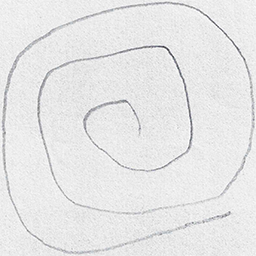
#> input picture spiral-classifier/datasets/Spiral_DataSet1_relabelled/healthy/V06HE01.png, 256 x 256 px; its folder holds 2 pictures in this run
$ jupyter execute --allow-errors spiral_image_classifier_rev2.ipynb
#> lines starting #> are read from the running program, lines starting #| are printed output that depends on the picture; after the words box and inside, x2 and y2 are one past the last pixel; in counts of white or black regions, pixels touching at a corner belong together
------------------------------------------------------------
# <center>**Arimedean Spiral Image Classification using keras and sklearn**</center>
------------------------------------------------------------

[cell 1]
## -------------------------------------------------
#                  Import Libraries
## -------------------------------------------------
import pandas as pd
import numpy as np
import matplotlib.pyplot as plt
import seaborn as sns # statistical data visualization, used to plot total count for each label
import warnings
import os # used to iterate through all the images in the specified directory
import cv2

# libraries used for loading images and visualization
warnings.filterwarnings('ignore')

# libraries to split the data into training and testing data and generate augmented data
from sklearn.model_selection import train_test_split
from keras.preprocessing.image import ImageDataGenerator
from sklearn import utils

# image conversion and processing library
import PIL
from PIL import Image

# libraries to build the model
from keras import Sequential
from keras.layers import Conv2D, MaxPool2D, Flatten, Dense, Dropout
from sklearn.metrics import classification_report, confusion_matrix

# import tensorflow
import tensorflow as tf

# heatmap analysis libraries
from tensorflow.keras.preprocessing import image
from tensorflow.keras.applications.inception_v3 import preprocess_input
import tensorflow.keras.backend as K
from tensorflow.keras.applications import imagenet_utils
from tensorflow.keras.models import Model

## Create dataframe of image paths and associated labels

[cell 2]
## --------------------------------------------------------
#         Create a Dataframe of Images and Labels
## --------------------------------------------------------
# import all images and associated labels (healthy vs parkinsons)
dataset_folder = 'datasets/Spiral_DataSet1_relabelled' # name of folder containing images

img_path = [] # store image paths for all images (original image size: 256x256)
label = []    # healthy (0) vs parkinsons (1)

# iterate through all images and create a binary array corresponding to the image labels
for labeled_folder in os.listdir(dataset_folder):
    for img in os.listdir(dataset_folder + "/" + labeled_folder):
        if labeled_folder == 'healthy':
            label.append(0)
        else:
            label.append(1)
        img_path.append(os.path.join(dataset_folder, labeled_folder, img))

# total number of images and labels should match
print("total number of labels: ", len(label))
print("total number of images: ", len(img_path))

# create the dataframe
df = pd.DataFrame()
df['images'] = img_path
df['label']  = label

df = df.sample(frac=1).reset_index(drop=True) # randomize images
df = utils.shuffle(df)

# show the total count for each of the labels
sns.countplot(df['label'])
plt.show()
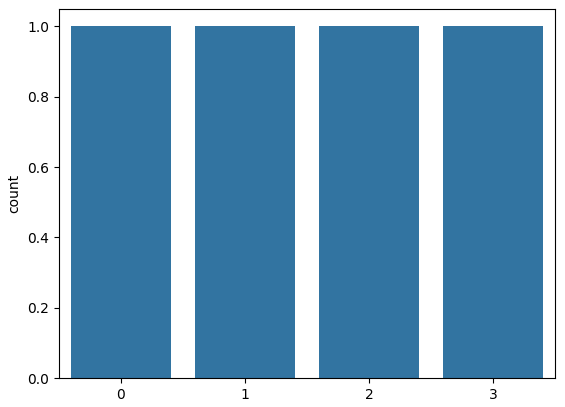
#> figure drawn by matplotlib, 1 panel

df.head()

## Split into training, validation, and test data

[cell 3]
## -----------------------------------------------------------
#     Split into training, validation, and testing data
## -----------------------------------------------------------
# randomly split data in train and validation subsets (70-30 split)
# stratify attempts to keep the labels 50-50 in the validation data (i.e. 7 total 0's and 8 total 1's)
train_feature, val_feature, train_label, val_label = train_test_split(df['images'], df['label'], test_size=0.30, stratify=df['label'])

# shuffle data
train_feature, train_label = utils.shuffle(train_feature, train_label)
val_feature, val_label = utils.shuffle(val_feature, val_label)

## (OPTIONAL) split validation data into validation and testing data
val_feature, test_feature, val_label, test_label = train_test_split(val_feature, val_label, test_size=0.5, shuffle=False)

# sort the test array so that all healthy images are first and PD images are last
# this is useful for later when plotting
testDF = pd.DataFrame()
testDF['img'] = test_feature
testDF['lbl'] = test_label
testDF = testDF.sort_values('lbl')

test_feature = testDF['img']
test_label   = testDF['lbl']

print("total validation samples: ", len(val_label))
print("total testing samples: ", len(test_label))
print('total training samples: ', len(train_label))

## Perform data augmentation to artificially create more data

[cell 4]
## ------------------------------------------
#       Convert images to raw pixels
## ------------------------------------------
# for each of the data sets (train, val, and test), convert from rgb to grayscale
# then convert to an array of pixels [0-255] --> this returns an array of size (256,256,1)
# resize to (128x128) for faster image processing and a more efficient model, data doesn't get lost in this resize
# need to account for the batch dimension (used in tensorflow), so expand dim to shape (1,128,128,1)
def img2array(dataset):
    storage_array = []
    for img_path in dataset:
        openImg = PIL.Image.open(img_path)
#> openImg is the input picture: PIL image 256x256 RGB; mean R, G, B 230.7, 230.7, 230.9
        image = openImg.convert("L") # covert to grayscale (L), color use (P)
        imgArray = np.array(image)
        imgArray = cv2.resize(imgArray, (128,128))
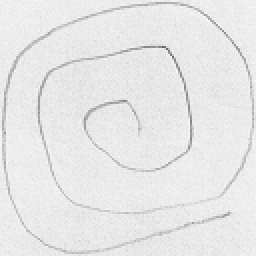
#> imgArray: shape (128, 128) (shown 2 times larger); min 102, max 248, mean 230.9
        imgArray = np.expand_dims(imgArray, axis=2) # if keeping rgb, use axis=0

        # store in array
        storage_array.append(imgArray)

    return storage_array

train_array = img2array(train_feature)
#> train_array = 2 items
val_array   = img2array(val_feature)
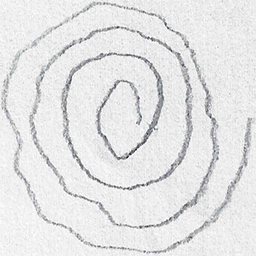
#> input picture spiral-classifier/datasets/Spiral_DataSet1_relabelled/parkinsons/V02PE02.png, 256 x 256 px
#> in img2array, openImg is the input picture: PIL image 256x256 RGB; mean R, G, B 228, 228, 228.4
#> in img2array (call 2), `imgArray = cv2.resize(imgArray, (128,128))`:
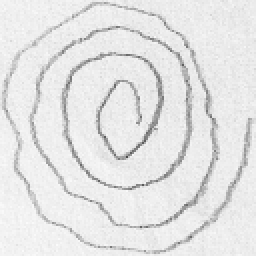
#> imgArray: shape (128, 128) (shown 2 times larger); min 72, max 250, mean 228.2
#> val_array = 1 item
test_array  = img2array(test_feature)
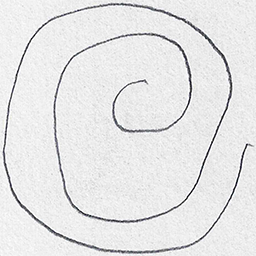
#> input picture spiral-classifier/datasets/Spiral_DataSet1_relabelled/healthy/V01HE01.png, 256 x 256 px
#> in img2array, openImg is the input picture: PIL image 256x256 RGB; mean R, G, B 229.7, 229.7, 230.1
#> in img2array (call 3), `imgArray = cv2.resize(imgArray, (128,128))`:
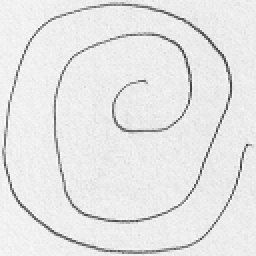
#> imgArray: shape (128, 128) (shown 2 times larger); min 52, max 252, mean 229.9
#> test_array = 1 item

print('Train shape: ', np.shape(train_array[0]))
#| Train shape:  (128, 128, 1)
print('Validation shape: ', np.shape(val_array[0]))
#| Validation shape:  (128, 128, 1)
print('Test shape: ', np.shape(test_array[0]))
#| Test shape:  (128, 128, 1)

#> (a cell that did not finish here is left out)

[cell 6]
# show a few example images
# [13 lines left out: function plotAugImgs, not called in this run]

#> (the rest of this cell did not finish here and is left out)

[cell 7]
# Plot the total number of each label for each dataset
fig, ax = plt.subplots(1,3)
fig.set_size_inches(18,4)
#> (the rest of this cell did not finish here and is left out)

#> (a cell that did not finish here is left out)

## Build a model

#> (a cell that did not finish here is left out)

#> (a cell that did not finish here is left out)

#> (a cell that did not finish here is left out)

## Analysis of results and testing

#> (a cell that did not finish here is left out)

--------------------------------
## <center>**Load saved models to test**</center>

#> (a cell that did not finish here is left out)

[cell 14]
## Define a function to plot the original test images (no augmentation applied) and associated labels
def plotImages(images_arr, label, rows, cols):
#> called with label = array of shape (1,), rows = 3, cols = 5
    count = 0
    fig, axes = plt.subplots(rows, cols, figsize=(20,8))
    axes = axes.flatten()
    for img, ax in zip(images_arr, axes):
        ax.imshow(np.squeeze(img), cmap="gray") # plot image

        # use the model to predict the label
        predImg = testModel.predict(np.expand_dims(test_array[count], axis=0)) # use for grayscale
        # predImg = testModel.predict(test_array[count])                       # use for RGB
        predLabel = np.argmax(predImg[0])

        if label[count] != predLabel:
            ax.set_title('Label: ' + str(label[count]) + ' | Pred: ' + str(predLabel), color='red')
        else:
            ax.set_title('Label: ' + str(label[count]) + ' | Pred: ' + str(predLabel), color = 'blue')

        count = count + 1
#> this loop made 1 pass
#> after the loop, count = 0
#> `test_label_array = np.array(test_label)`: test_label_array = [0]

    plt.tight_layout()
    plt.show()

[cell 15]
# Plot test_array images
check_val_images = []
test_label_array = np.array(test_label)
if len(test_label_array) == 16:
    rows = 2
    cols = 8
else:
    rows = 3
    cols = 5

#> (the rest of this cell did not finish here and is left out)

## Heatmap Grad-CAM

[cell 16]
## plot the heatmap images
def plotHeatmapImages(images_arr, label, rows, cols):
#> called with label = array of shape (1,), rows = 3, cols = 5
    count = 0
    fig, axes = plt.subplots(rows, cols, figsize=(20,8))
    axes = axes.flatten()
    for img, ax in zip(images_arr, axes):
        #newImg=tf.image.rgb_to_hsv(img)

        ## ----------------------------------------------------------------------------------------------
        ##                                      OBTIAN HEATMAP IMAGE
        ## ----------------------------------------------------------------------------------------------
        testImg = np.expand_dims(test_array[count], axis=0) # use for grayscale
        # testImg = test_array[count] # use for RGB
        if np.size(testImg) != (128**2):
            testImg = np.reshape( np.zeros(128**2), (128,128,1)).astype(np.uint8)
            testImg = np.expand_dims(testImg, axis=0)
        testImg_pp = preprocess_input(testImg)

        with tf.GradientTape() as tape:
            last_conv_layer = testModel.get_layer('conv2')
            iterate = tf.keras.models.Model([testModel.inputs], [testModel.output, last_conv_layer.output])
            model_out, last_conv_layer = iterate(testImg_pp)
            class_out = model_out[:, np.argmax(model_out[0])]
            grads = tape.gradient(class_out, last_conv_layer)
            pooled_grads = K.mean(grads, axis=(0, 1, 2))

        heatmap = tf.reduce_mean(tf.multiply(pooled_grads, last_conv_layer), axis=-1)

        heatmap = np.maximum(heatmap, 0)
        heatmap /= np.max(heatmap)

        reshape_size = np.sqrt(np.size(heatmap)).astype("uint8")
        heatmap = heatmap.reshape((reshape_size, reshape_size))
        # plt.matshow(heatmap)
        # plt.show()

        origImg = Image.fromarray(np.squeeze(testImg))
        rgbImg = origImg.convert("RGB")

        INTENSITY = .75
        heatmap = cv2.resize(heatmap, (128, 128))
        heatmap = cv2.applyColorMap(np.uint8(255*heatmap), cv2.COLORMAP_JET)

        heatImg = np.round((heatmap * INTENSITY + rgbImg) / (255*2) * 255).astype(np.uint8)
        # ----------------------------------------------------------------------------------------------
        # ----------------------------------------------------------------------------------------------

        ax.imshow(heatImg)

        if np.size(test_array[count]) == (128**2):
            predImg = testModel.predict(np.expand_dims(test_array[count], axis=0)) # use for grayscale
            # predImg = testModel.predict(test_array[count]) # use for RGB
            predLabel = np.argmax(predImg[0])
        else:
            predLabel = 'invalid image'

        if label[count] != predLabel:
            ax.set_title('Label: ' + str(label[count]) + ' | Pred: ' + str(predLabel), color='red')
        else:
            ax.set_title('Label: ' + str(label[count]) + ' | Pred: ' + str(predLabel), color = 'blue')

        count = count + 1
#> after the loop, count = 0

    plt.tight_layout()
    plt.show()

    # source code for generating heatmap: https://medium.com/analytics-vidhya/visualizing-activation-heatmaps-using-tensorflow-5bdba018f759

[cell 17]
# Plot test_array heatmap images
check_val_images = []
test_label_array = np.array(test_label)
if len(test_label_array) == 16:
    rows = 2
    cols = 8
else:
    rows = 3
    cols = 5

plotHeatmapImages(test_array, test_label_array, rows, cols)
#> (the call stopped at in plotHeatmapImages, `testImg_pp = preprocess_input(testImg)`: tensorflow is not available in this run)

--------------------
# <center>**Archimedean Spiral Model**</center>
--------------------

[cell 18]
# can model the archimedean spiral via it's x and y components
# it is dependent on 'r', the length of the radius from the center and 't', time

# start by defining time and radius length as some arbitrary vector & number
t = np.linspace(0,6*np.pi,200) # controls the number of revolutions (best to use in as n*pi)
#> t = 200 values from 0 to 18.85
r = 1
# k = .14
imgSize = 38

# define the x and y components
# x = r/ (2*np.pi) * (t**.75) * np.cos(t)
# y = r/ (2*np.pi) * (t**.75) * np.sin(t)

# generate non-ideal spiral
x = []
y = []
shiftVal = .75
for i in t:

    # archimedean spiral
    xVal = r / (2*np.pi) * (i**.75) * np.cos(i)
    yVal = r / (2*np.pi) * (i**.75) * np.sin(i)

    # [13 lines of commented-out code are left out]


    x.append(xVal)
    y.append(yVal)
#> this loop made 200 passes
#> (i, xVal, yVal) on passes 2 to 4: (0.0947, 0.0271, 0.00257), (0.189, 0.0449, 0.00861), (0.284, 0.0595, 0.0174)
#> after the loop, x = 200 values, max 1.44 at index 199, min -1.26 at index 166, mean -0.000529; y = 200 values, max 1.16 at index 150, min -1.35 at index 183, mean -0.073

x = np.array(x)
y = np.array(y)

# normalize
# x = (x + np.abs(np.min(x)))/np.max(x)
# y = (y + np.abs(np.min(y)))/np.max(y)

# convert to scale 128
# x = x * (imgSize-1)
# y = y * (imgSize-1)

# shift x or y centers as desired
# ytemp = y[0:100] + 5
# y[0:100] = ytemp

# save the figure and generate a
# plot of 2d line plot
plt.figure(figsize=(5,5))
plt.plot(x,y)
plt.axis('off')
plt.tight_layout
plt.savefig('testspiral2', pad_inches=0, bbox_inches='tight')
# plt.close()

[cell 19]
# open ideal spiral image and convert to an array of pixels
openImg = PIL.Image.open('testspiral.png')
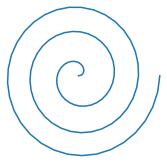
#> input picture spiral-classifier/_archive/testspiral.png, 167 x 163 px, found by its file name
#> openImg is the input picture: PIL image 167x163 RGBA; mean R, G, B, A 234.3, 242.4, 248.1, 12.8
arch_spiral = openImg.convert("L") # covert to grayscale (L), color use (P)
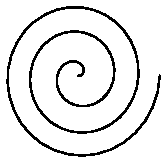
#> arch_spiral: PIL image 167x163 L; values 100 (black) and 255 (white), 90.7% white; black in thin lines or dots, all inside (x1, y1, x2, y2) = (6, 6, 161, 157)
arch_spiral = np.array(arch_spiral)
arch_spiral = cv2.resize(arch_spiral, (128,128))
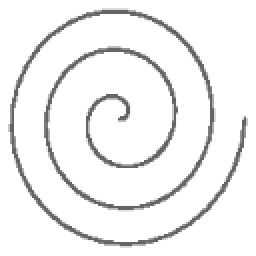
#> arch_spiral: shape (128, 128) (shown 2 times larger); min 100, max 255, mean 240.6

plt.matshow(arch_spiral, cmap='gray')

[cell 20]
# find contours
thresh = 125

# get threshold image
ret, thresh_img = cv2.threshold(arch_spiral, thresh, 255, cv2.THRESH_BINARY)
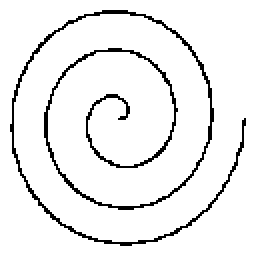
#> thresh_img: shape (128, 128) (shown 2 times larger); 93.2% white; black in thin lines or dots, all inside (x1, y1, x2, y2) = (5, 5, 123, 123)
#> ret = 125

plt.matshow(thresh_img, cmap='gray')

# find contours
contours, hierarchy = cv2.findContours(thresh_img, cv2.RETR_TREE, cv2.CHAIN_APPROX_NONE)
#> contours = 2 contours; box (x1, y1, x2, y2) and area: (0, 0, 128, 128) 16129, (4, 4, 124, 124) 1758
#> (the rest of the program and of its run is left out)
